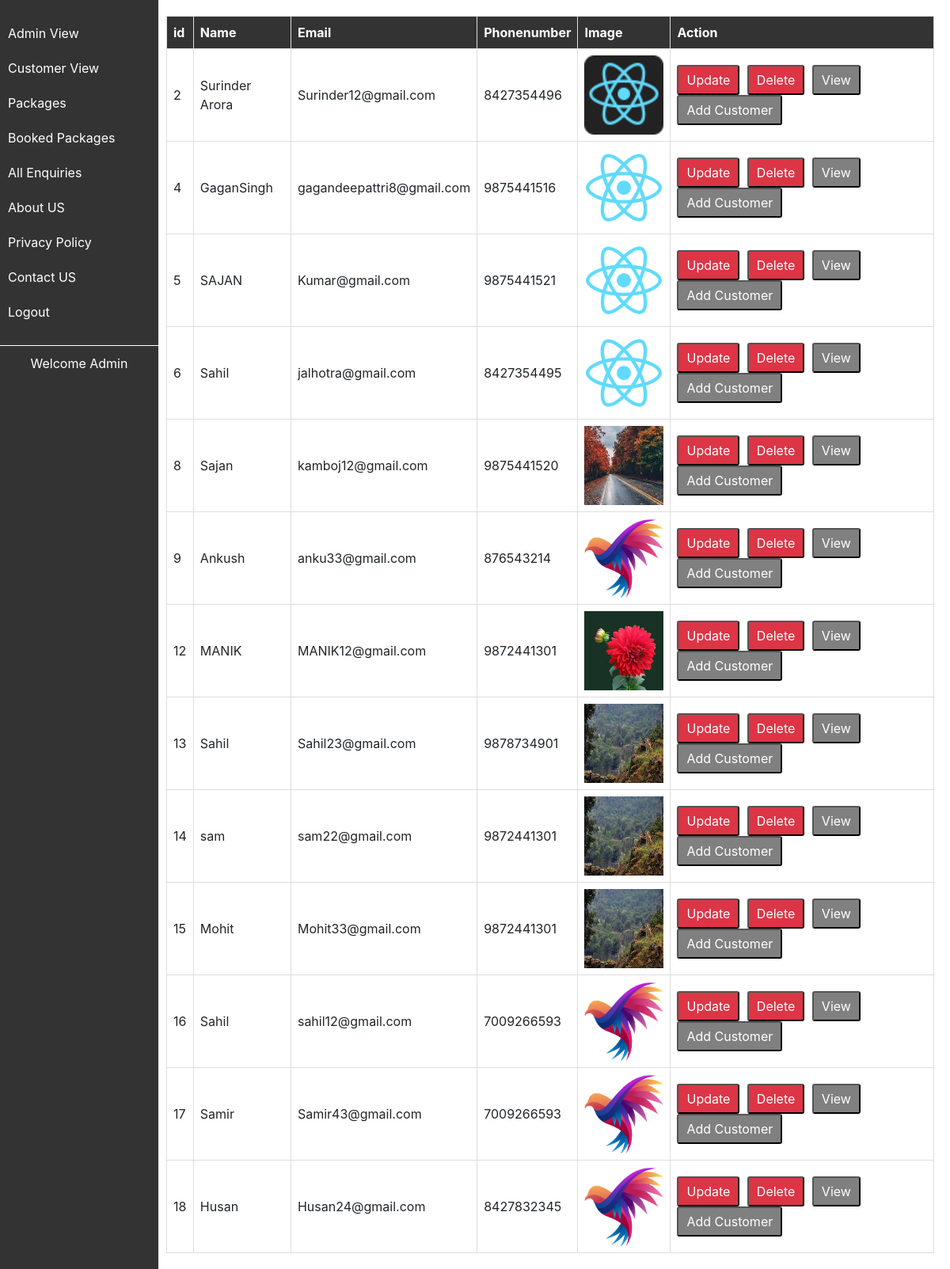
The page /All-Customers.php (signed in) on the database its author committed.
### tables this page shows
CREATE TABLE `users` (
  `id` int(11) NOT NULL,
  `name` varchar(50) NOT NULL,
  `email` varchar(50) NOT NULL,
  `password` varchar(50) NOT NULL,
  `phonenumber` varchar(10) NOT NULL,
  `image` varchar(250) NOT NULL,
  `is_admin` int(11) NOT NULL
);

### All-Customers.php (the view, shortened to what this page needs)
<?php
include('config.php');
include('Admin-Sidebar.php');
$sql = "SELECT * FROM users";
$result = $conn->query($sql);
$rows = $result->fetch_all(MYSQLI_ASSOC);
?>
<!DOCTYPE html>
<html lang="en">
<head>
    <link rel="stylesheet" href="https://cdn.datatables.net/2.0.7/css/dataTables.dataTables.min.css">
    <link rel="stylesheet" href="https://maxcdn.bootstrapcdn.com/bootstrap/4.5.2/css/bootstrap.min.css">
</head>
<body>
<div class="content">
<table id="myTable" class='display' style="width:100%">
    <thead>
        <tr>
            <th>id</th>
            <th>Name</th>
            <th>Email</th>
            <th>Phonenumber</th>
            <th>Image</th>
            <th>Action</th>
        </tr>
    </thead>
    <tbody>
    <?php foreach ($rows as $row): ?>
        <tr id="row_<?= $row['id'] ?>">
            <td><?= $row['id'] ?></td>
            <td><?= $row['name'] ?></td>
            <td><?= $row['email'] ?></td>
            <td><?= $row['phonenumber'] ?></td>
            <td><img src="<?= $row['image'] ?>" width="100px" height="100px" alt="Image"></td>
            <td>
                <button class='update-button' data-toggle='modal' data-id="<?= $row['id'] ?>"
                        data-name="<?= $row['name'] ?>"
                        data-email="<?= $row['email'] ?>"
                        data-phonenumber="<?= $row['phonenumber'] ?>" data-image="<?= $row['image'] ?>"
                        data-target='#updateModal'>Update
                </button>
                <button class='delete-button' data-id="<?= $row['id'] ?>">Delete</button>
                <button class='view-button' data-toggle='modal' data-id="<?= $row['id'] ?>"
                        data-name="<?= $row['name'] ?>"
                        data-email="<?= $row['email'] ?>"
                        data-phonenumber="<?= $row['phonenumber'] ?>" data-image="<?= $row['image'] ?>"
                        data-target='#viewModal'>View
                </button>
                <button class='add-customer-button' data-toggle='modal' data-target='#addModal'>Add Customer</button>
        </tr>
    <?php endforeach; ?>
    </tbody>
</table>
    </div>
</body>
</html>

### Admin-Sidebar.php (shortened to what this page needs)
<!DOCTYPE html>
<html lang="en">
<head>
</head>
<body>
    <div class="sidebar">
        <ul>
            <li><a href="Admin-dashboard.php">Admin View</a></li>
            <li><a href="All-Customers.php">Customer View</a></li>
            <li><a href="All-Package.php">Packages</a></li>
            <li><a href="admin-data.php">Booked Packages</a></li>
            <li><a href="view-Enquiry.php">All Enquiries</a></li>
            <li><a href="About-Us.php">About US</a></li>
            <li><a href="Policy.php">Privacy Policy</a></li>
            <li><a href="edit_contact.php">Contact US</a></li>
            <li><a href="Logout.php">Logout</a></li>
        </ul>
        <div class="user-profile">
            <span>Welcome <?php echo isset($_SESSION['firstname']) ? $_SESSION['firstname'] : 'Admin'; ?></span>
        </div>
    </div>
</body>
</html>

### Admin-Sidebar.php (style rules this page uses)
body { margin: 0; padding: 0; font-family: Arial, sans-serif; }
.sidebar { position: fixed; left: 0; top: 0; height: 100%; width: 200px; background-color: #333; padding-top: 20px; color: #fff; }
.sidebar ul { list-style-type: none; padding: 0; margin: 0; }
.sidebar li { padding: 10px; }
.sidebar li a { color: #fff; text-decoration: none; }
.content { margin-left: 100px; padding: 20px; }
.user-profile { margin-top: 20px; padding: 10px; border-top: 1px solid #fff; }
.user-profile span { display: block; text-align: center; }
table { border-collapse: collapse; width: 100%; }
th, td { border: 1px solid #ddd; padding: 8px; text-align: left; }
th { background-color: #333; color: #fff; }

### All-Customers.php (style rules this page uses)
.update-button { padding: 5px 10px; background-color: #dc3545; color: #fff; text-decoration: none; border-radius: 3px; margin-right: 5px; }
.view-button { padding: 5px 10px; background-color: #808080; color: #fff; text-decoration: none; border-radius: 3px; margin-right: 5px; }
.delete-button { padding: 5px 10px; background-color: #dc3545; color: #fff; text-decoration: none; border-radius: 3px; margin-right: 5px; }
.add-customer-button { padding: 5px 10px; background-color: #808080; color: #fff; text-decoration: none; border-radius: 3px; margin-right: 5px; }
.content { margin-left: 190px; padding: 20px; }

### rows shown on the page
users: id "2", name "Surinder Arora", email "Surinder12@gmail.com", phonenumber "8427354496", image (picture)
users: id "4", name "GaganSingh", email "gagandeepattri8@gmail.com", phonenumber "9875441516", image (picture)
users: id "5", name "SAJAN", email "Kumar@gmail.com", phonenumber "9875441521", image (picture)
users: id "6", name "Sahil", email "jalhotra@gmail.com", phonenumber "8427354495", image (picture)
users: id "8", name "Sajan", email "kamboj12@gmail.com", phonenumber "9875441520", image (picture)
users: id "9", name "Ankush", email "anku33@gmail.com", phonenumber "876543214", image (picture)
users: id "12", name "MANIK", email "MANIK12@gmail.com", phonenumber "9872441301", image (picture)
users: id "13", name "Sahil", email "Sahil23@gmail.com", phonenumber "9878734901", image (picture)
users: id "14", name "sam", email "sam22@gmail.com", phonenumber "9872441301", image (picture)
users: id "15", name "Mohit", email "Mohit33@gmail.com", phonenumber "9872441301", image (picture)
users: id "16", name "Sahil", email "sahil12@gmail.com", phonenumber "7009266593", image (picture)
users: id "17", name "Samir", email "Samir43@gmail.com", phonenumber "7009266593", image (picture)
users: id "18", name "Husan", email "Husan24@gmail.com", phonenumber "8427832345", image (picture)
